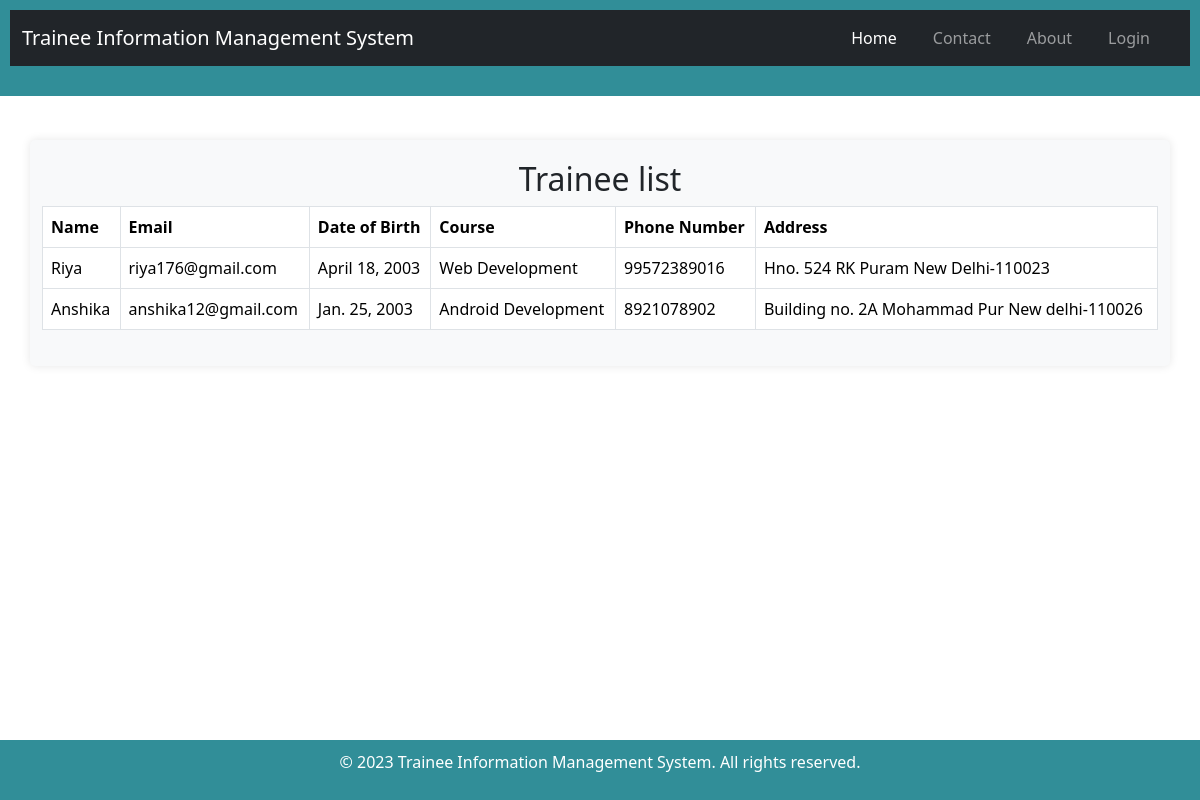
The page /trainee_mgt/trainee_list/ on the database its author committed.
### trainee_mgt/models.py (models this page shows, shortened)
class Trainee(models.Model):
    first_name = models.CharField(max_length=50)
    last_name = models.CharField(max_length=50)
    email = models.EmailField(unique=True)
    phone_number = models.CharField(max_length=15)
    date_of_birth = models.DateField()
    address = models.TextField()
    course = models.ForeignKey('Course', on_delete=models.CASCADE, null=True)

class Course(models.Model):
    title = models.CharField(max_length=100)
    description = models.TextField()
    trainer = models.ForeignKey(Trainer, on_delete=models.CASCADE)
    training_center = models.ForeignKey(TrainingCenter, on_delete=models.CASCADE)
    def __str__(self):
        return self.title

### trainee_mgt/views.py (the view)
# urls.py: path('trainee_list/', views.trainee_list, name='trainee_list'),
def trainee_list(request):
    trainees = Trainee.objects.all()
    return render(request, 'trainee/trainee_list.html', {'trainees': trainees})

### trainee_mgt/templates/trainee/trainee_list.html
{% extends 'trainee/base.html' %}
{% block content %}
<div class="container mt-4">
    <h2 style="text-align:center;">Trainee list</h2>
    <div class="table-responsive">
    <table class="table table-bordered">
        <thead>
            <tr>
                <th>Name</th>
                <th>Email</th>
                <th>Date of Birth</th>
                <th>Course</th>
                <th>Phone Number</th>
                <th>Address</th>
            </tr>
        </thead>
        <tbody>
            {% for trainee in trainees %}
            <tr>
                <td>{{ trainee.first_name }}</td>
                <td>{{ trainee.email }}</td>
                <td>{{ trainee.date_of_birth }}</td>
                <td>{{ trainee.course }}</td>
                <td>{{ trainee.phone_number }}</td>
                <td>{{ trainee.address }}</td>
            </tr>
            {% endfor %}
        </tbody>
    </table>
</div>
{% endblock %}

### trainee_mgt/templates/trainee/base.html (shortened to what this page needs)
{% load static %}
<!DOCTYPE html>
<html lang="en">
<head>
    <link rel="stylesheet" href="{% static 'css/styles.css' %}">
    <link href="https://cdn.jsdelivr.net/npm/bootstrap@5.3.1/dist/css/bootstrap.min.css"
     rel="stylesheet"
>
     <link rel="stylesheet" href="https://use.fontawesome.com/releases/v5.7.0/css/all.css">
</head>
<body>
    <header>
    <nav class="navbar navbar-expand-lg navbar-dark bg-dark">
        <div class="container-fluid">
            <a class="navbar-brand" href="{% url 'home' %}">Trainee Information Management System</a>
            <div class="collapse navbar-collapse" id="navbarSupportedContent">
                <ul class="navbar-nav custom-navbar-right">
                    <li class="nav-item">
                        <a class="nav-link active" aria-current="page" href="{% url 'home' %}">Home</a>
                    </li>
                    <li class="nav-item">
                        <a class="nav-link" href="{% url 'contact' %}">Contact</a>
                    </li>
                    <li class="nav-item">
                        <a class="nav-link" href="{% url 'about' %}">About</a>
                    </li>
                    <li class="nav-item">
                        <a class="nav-link" href="{% url 'admin_login' %}">Login</a>
                    </li>
                </ul>
            </div>
        </div>
    </nav>
    </header>
    <main>
        {% block content %}{% endblock %}
    </main>
    <footer>
        <p>&copy; {% now "Y" %} Trainee Information Management System. All rights reserved.</p>
    </footer>
</body>
</html>

### trainee_mgt/static/css/styles.css (style rules this page uses)
body, h1, h2, h3, p, ul, li { margin: 0; padding: 0; }
body { font-family: Arial, sans-serif; background-color: #f0f0f0; display: flex; flex-direction: column; min-height: 100vh; }
header { background-color: #318e98; color: #fff; padding: 10px; text-align: center; }
nav ul { list-style: none; }
nav ul li { display: inline; margin-right: 20px; }
nav ul li a { text-decoration: none; color: #333; font-weight: bold; }
main { padding: 20px; flex: 1; }
footer { background-color: #318e98; color: #fff; text-align: center; padding: 10px; }
.navbar { margin-bottom: 20px; }
.container { background-color: #f8f9fa; padding: 20px; border-radius: 5px; box-shadow: 0 0 10px rgba(0, 0, 0, 0.1); }

### trainee_mgt/templates/trainee/base.html (style rules this page uses)
.custom-navbar-right { margin-left: auto; }

### rows shown on the page
Trainee: first_name "Riya", email "riya176@gmail.com", date_of_birth "April 18, 2003", course "Web Development", phone_number "99572389016", address "Hno. 524 RK Puram New Delhi-110023"
Trainee: first_name "Anshika", email "anshika12@gmail.com", date_of_birth "Jan. 25, 2003", course "Android Development", phone_number "8921078902", address "Building no. 2A Mohammad Pur New delhi-110026"
